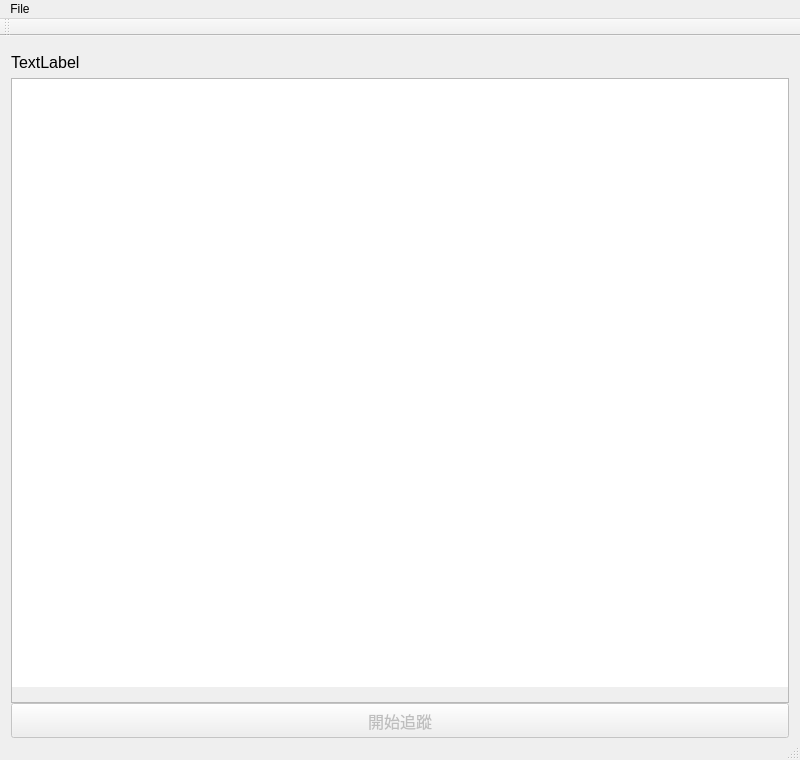
<?xml version="1.0" encoding="UTF-8"?>
<ui version="4.0">
 <class>MainWindow</class>
 <widget class="QMainWindow" name="MainWindow">
  <property name="geometry">
   <rect>
    <x>0</x>
    <y>0</y>
    <width>800</width>
    <height>760</height>
   </rect>
  </property>
  <property name="windowTitle">
   <string>MainWindow</string>
  </property>
  <widget class="QWidget" name="centralWidget">
   <layout class="QVBoxLayout" name="verticalLayout_2">
    <property name="spacing">
     <number>6</number>
    </property>
    <property name="bottomMargin">
     <number>0</number>
    </property>
    <item>
     <layout class="QVBoxLayout" name="verticalLayout">
      <property name="spacing">
       <number>0</number>
      </property>
      <property name="bottomMargin">
       <number>0</number>
      </property>
      <item>
       <widget class="QLabel" name="configfileName">
        <property name="minimumSize">
         <size>
          <width>0</width>
          <height>31</height>
         </size>
        </property>
        <property name="font">
         <font>
          <pointsize>12</pointsize>
         </font>
        </property>
        <property name="text">
         <string>TextLabel</string>
        </property>
       </widget>
      </item>
      <item>
       <widget class="QTextBrowser" name="textBrowser">
        <property name="enabled">
         <bool>true</bool>
        </property>
        <property name="styleSheet">
         <string notr="true">padding-bottom: 15px</string>
        </property>
       </widget>
      </item>
      <item>
       <widget class="QPushButton" name="pushButton">
        <property name="enabled">
         <bool>false</bool>
        </property>
        <property name="sizePolicy">
         <sizepolicy hsizetype="Minimum" vsizetype="Fixed">
          <horstretch>0</horstretch>
          <verstretch>0</verstretch>
         </sizepolicy>
        </property>
        <property name="minimumSize">
         <size>
          <width>0</width>
          <height>35</height>
         </size>
        </property>
        <property name="baseSize">
         <size>
          <width>0</width>
          <height>0</height>
         </size>
        </property>
        <property name="font">
         <font>
          <pointsize>12</pointsize>
         </font>
        </property>
        <property name="styleSheet">
         <string notr="true"/>
        </property>
        <property name="text">
         <string>開始追蹤</string>
        </property>
        <property name="default">
         <bool>false</bool>
        </property>
        <property name="flat">
         <bool>false</bool>
        </property>
       </widget>
      </item>
     </layout>
    </item>
   </layout>
  </widget>
  <widget class="QMenuBar" name="menuBar">
   <property name="geometry">
    <rect>
     <x>0</x>
     <y>0</y>
     <width>800</width>
     <height>22</height>
    </rect>
   </property>
   <widget class="QMenu" name="menuFile">
    <property name="title">
     <string>File</string>
    </property>
    <addaction name="action"/>
    <addaction name="action_2"/>
    <addaction name="separator"/>
    <addaction name="action_4"/>
   </widget>
   <addaction name="menuFile"/>
  </widget>
  <widget class="QToolBar" name="mainToolBar">
   <attribute name="toolBarArea">
    <enum>TopToolBarArea</enum>
   </attribute>
   <attribute name="toolBarBreak">
    <bool>false</bool>
   </attribute>
  </widget>
  <widget class="QStatusBar" name="statusBar"/>
  <action name="action">
   <property name="text">
    <string>開啟設定檔</string>
   </property>
  </action>
  <action name="action_2">
   <property name="text">
    <string>儲存輸出</string>
   </property>
  </action>
  <action name="action_4">
   <property name="text">
    <string>離開</string>
   </property>
  </action>
 </widget>
 <layoutdefault spacing="6" margin="11"/>
 <resources/>
 <connections/>
</ui>
